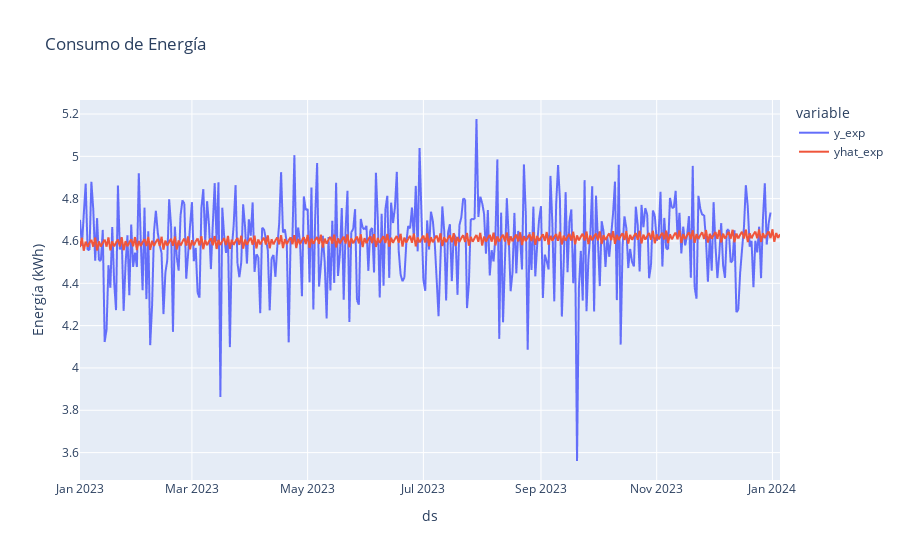

Notebook code cell kept with this figure:
### Code cell
px.line(viz_df, x=viz_df.index, y=['y_exp', 'yhat_exp'], title='Consumo de Energía', labels={"value": "Energía (kWh)"})

### Figure 1 — Plotly figure (JSON) as saved in the notebook; plotly's stock layout.template omitted (floating-point values rounded to 4 significant figures; data arrays with more than 128 entries replaced by an {"elided": "..."} marker saying what was removed)
{"data": [{"hovertemplate": "variable=y_exp<br>ds=%{x}<br>Energía (kWh)=%{y}<extra></extra>", "legendgroup": "y_exp", "line": {"color": "#636efa", "dash": "solid"}, "marker": {"symbol": "circle"}, "mode": "lines", "name": "y_exp", "showlegend": true, "type": "scattergl", "x": {"elided": "735 str values"}, "xaxis": "x", "y": {"elided": "735 float values"}, "yaxis": "y"}, {"hovertemplate": "variable=yhat_exp<br>ds=%{x}<br>Energía (kWh)=%{y}<extra></extra>", "legendgroup": "yhat_exp", "line": {"color": "#EF553B", "dash": "solid"}, "marker": {"symbol": "circle"}, "mode": "lines", "name": "yhat_exp", "showlegend": true, "type": "scattergl", "x": {"elided": "735 str values"}, "xaxis": "x", "y": {"elided": "735 float values"}, "yaxis": "y"}], "layout": {"legend": {"title": {"text": "variable"}, "tracegroupgap": 0}, "title": {"text": "Consumo de Energía"}, "xaxis": {"anchor": "y", "domain": [0, 1], "title": {"text": "ds"}}, "yaxis": {"anchor": "x", "domain": [0, 1], "title": {"text": "Energía (kWh)"}}}}
